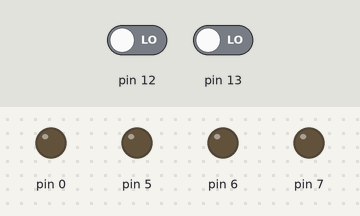
A sketch run on a simulated Arduino Uno, built with avr-gcc and run on an emulated ATmega328P. Parts: output pins drawn as LEDs (lit = HIGH). The test bench sets the inputs (shaded band); at power-on: pin 12 LOW, pin 13 LOW.

Above: at 1.2 s.
1.3 s: pin 12 driven HIGH
At 2.1 s:
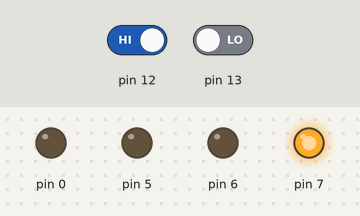
4.3 s: pin 12 driven LOW
At 4.7 s:
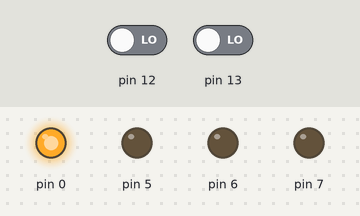
5.8 s: pin 13 driven HIGH
At 6.6 s:
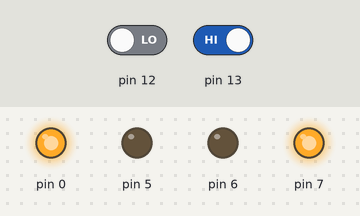
8.8 s: pin 13 driven LOW
At 9.3 s:
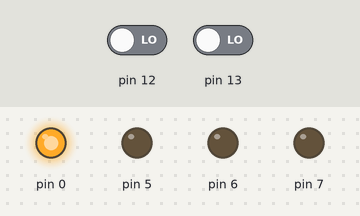
Timing chart, 0 to 11.3 s (numbered marks = the images above; inputs shaded):
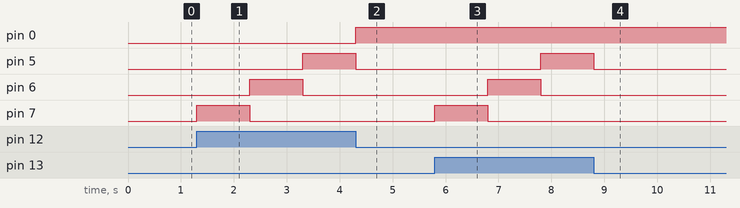

Measured:
- after the input at 1.3 s, pin 5: LOW → HIGH after 2.0 s; pin 6: LOW → HIGH after 1.0 s, → LOW 1.0 s later; pin 7: LOW → HIGH at once, → LOW 1.0 s later
- after the input at 4.3 s, pin 6: stays LOW (without the input it goes to HIGH after 1.0 s); pin 7: stays LOW (without the input it goes to HIGH after 0.00 s)
- after the input at 5.8 s, pin 5: LOW → HIGH after 2.0 s; pin 6: LOW → HIGH after 1.0 s, → LOW 1.0 s later; pin 7: LOW → HIGH at once, → LOW 1.0 s later
- after the input at 8.8 s, pin 5: goes on until 8.8 s, then stays LOW; pin 6: stays LOW (without the input it goes to HIGH after 1.0 s); pin 7: stays LOW (without the input it goes to HIGH after 0.00 s)

The sketch:

mergeTrack_script.ino
```cpp
int myDelay = 0;

void setup()
{
  pinMode(12, INPUT);
  pinMode(13, INPUT);
  pinMode(7, OUTPUT);
  pinMode(6, OUTPUT);
  pinMode(5, OUTPUT);
  pinMode(0, OUTPUT);
}

void loop()
{
  myDelay = 1;

  if (digitalRead(12) == HIGH || digitalRead(13) == HIGH) {
    digitalWrite(7, HIGH);
    delay(1000 * myDelay); // Wait for 1000 * myDelay millisecond(s)
    digitalWrite(7, LOW);
    digitalWrite(6, HIGH);
    delay(1000 * myDelay); // Wait for 1000 * myDelay millisecond(s)
    digitalWrite(6, LOW);
    digitalWrite(5, HIGH);
    delay(1000 * myDelay); // Wait for 1000 * myDelay millisecond(s)
    digitalWrite(5, LOW);
    digitalWrite(0, HIGH);
  }
}
```
